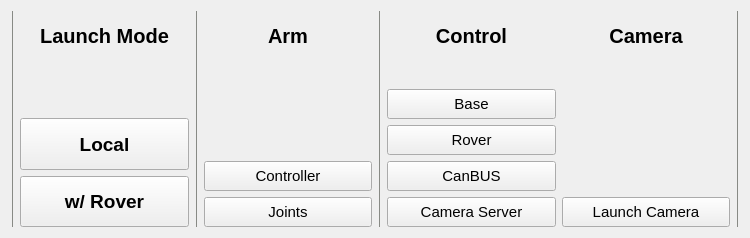
<?xml version="1.0" encoding="UTF-8"?>
<ui version="4.0">
 <class>Layout</class>
 <widget class="QWidget" name="Layout">
  <property name="windowModality">
   <enum>Qt::NonModal</enum>
  </property>
  <property name="enabled">
   <bool>true</bool>
  </property>
  <property name="geometry">
   <rect>
    <x>0</x>
    <y>0</y>
    <width>750</width>
    <height>238</height>
   </rect>
  </property>
  <property name="maximumSize">
   <size>
    <width>750</width>
    <height>238</height>
   </size>
  </property>
  <property name="font">
   <font>
    <pointsize>11</pointsize>
    <weight>50</weight>
    <bold>false</bold>
   </font>
  </property>
  <property name="contextMenuPolicy">
   <enum>Qt::DefaultContextMenu</enum>
  </property>
  <property name="acceptDrops">
   <bool>false</bool>
  </property>
  <property name="windowTitle">
   <string>Rovus Arm Gui</string>
  </property>
  <property name="styleSheet">
   <string notr="true"/>
  </property>
  <layout class="QGridLayout" name="gridLayout_2">
   <item row="0" column="0">
    <layout class="QVBoxLayout" name="verticalLayout_16">
     <item>
      <layout class="QHBoxLayout" name="horizontalLayout_6">
       <item>
        <widget class="Line" name="line_6">
         <property name="styleSheet">
          <string notr="true">color: rgb(136, 138, 133);</string>
         </property>
         <property name="frameShadow">
          <enum>QFrame::Plain</enum>
         </property>
         <property name="lineWidth">
          <number>1</number>
         </property>
         <property name="orientation">
          <enum>Qt::Vertical</enum>
         </property>
        </widget>
       </item>
       <item>
        <layout class="QGridLayout" name="gridLayout">
         <item row="0" column="3">
          <widget class="Line" name="line_2">
           <property name="styleSheet">
            <string notr="true">color: rgb(136, 138, 133);</string>
           </property>
           <property name="frameShadow">
            <enum>QFrame::Plain</enum>
           </property>
           <property name="lineWidth">
            <number>1</number>
           </property>
           <property name="orientation">
            <enum>Qt::Vertical</enum>
           </property>
          </widget>
         </item>
         <item row="0" column="1">
          <widget class="Line" name="line_5">
           <property name="styleSheet">
            <string notr="true">color: rgb(136, 138, 133);</string>
           </property>
           <property name="frameShadow">
            <enum>QFrame::Plain</enum>
           </property>
           <property name="lineWidth">
            <number>1</number>
           </property>
           <property name="orientation">
            <enum>Qt::Vertical</enum>
           </property>
          </widget>
         </item>
         <item row="0" column="7">
          <widget class="Line" name="line_4">
           <property name="styleSheet">
            <string notr="true">color: rgb(136, 138, 133);</string>
           </property>
           <property name="frameShadow">
            <enum>QFrame::Plain</enum>
           </property>
           <property name="lineWidth">
            <number>1</number>
           </property>
           <property name="orientation">
            <enum>Qt::Vertical</enum>
           </property>
          </widget>
         </item>
         <item row="0" column="2">
          <layout class="QHBoxLayout" name="horizontalLayout">
           <item>
            <layout class="QVBoxLayout" name="verticalLayout">
             <item>
              <layout class="QVBoxLayout" name="verticalLayout_2">
               <item>
                <widget class="QLabel" name="label">
                 <property name="sizePolicy">
                  <sizepolicy hsizetype="MinimumExpanding" vsizetype="MinimumExpanding">
                   <horstretch>0</horstretch>
                   <verstretch>0</verstretch>
                  </sizepolicy>
                 </property>
                 <property name="minimumSize">
                  <size>
                   <width>150</width>
                   <height>50</height>
                  </size>
                 </property>
                 <property name="maximumSize">
                  <size>
                   <width>16777215</width>
                   <height>50</height>
                  </size>
                 </property>
                 <property name="font">
                  <font>
                   <family>Ubuntu</family>
                   <pointsize>15</pointsize>
                   <weight>75</weight>
                   <bold>true</bold>
                  </font>
                 </property>
                 <property name="text">
                  <string>Arm</string>
                 </property>
                 <property name="textFormat">
                  <enum>Qt::AutoText</enum>
                 </property>
                 <property name="scaledContents">
                  <bool>false</bool>
                 </property>
                 <property name="alignment">
                  <set>Qt::AlignCenter</set>
                 </property>
                </widget>
               </item>
               <item>
                <spacer name="verticalSpacer">
                 <property name="orientation">
                  <enum>Qt::Vertical</enum>
                 </property>
                 <property name="sizeHint" stdset="0">
                  <size>
                   <width>20</width>
                   <height>40</height>
                  </size>
                 </property>
                </spacer>
               </item>
               <item>
                <widget class="QPushButton" name="pb_controller">
                 <property name="sizePolicy">
                  <sizepolicy hsizetype="Minimum" vsizetype="Fixed">
                   <horstretch>0</horstretch>
                   <verstretch>0</verstretch>
                  </sizepolicy>
                 </property>
                 <property name="minimumSize">
                  <size>
                   <width>0</width>
                   <height>30</height>
                  </size>
                 </property>
                 <property name="cursor">
                  <cursorShape>PointingHandCursor</cursorShape>
                 </property>
                 <property name="text">
                  <string>Controller</string>
                 </property>
                 <property name="iconSize">
                  <size>
                   <width>16</width>
                   <height>16</height>
                  </size>
                 </property>
                 <property name="checkable">
                  <bool>false</bool>
                 </property>
                 <property name="checked">
                  <bool>false</bool>
                 </property>
                 <property name="autoDefault">
                  <bool>false</bool>
                 </property>
                 <property name="default">
                  <bool>false</bool>
                 </property>
                 <property name="flat">
                  <bool>false</bool>
                 </property>
                </widget>
               </item>
               <item>
                <widget class="QPushButton" name="pb_joints">
                 <property name="sizePolicy">
                  <sizepolicy hsizetype="Minimum" vsizetype="Fixed">
                   <horstretch>0</horstretch>
                   <verstretch>0</verstretch>
                  </sizepolicy>
                 </property>
                 <property name="minimumSize">
                  <size>
                   <width>0</width>
                   <height>30</height>
                  </size>
                 </property>
                 <property name="cursor">
                  <cursorShape>PointingHandCursor</cursorShape>
                 </property>
                 <property name="text">
                  <string>Joints</string>
                 </property>
                 <property name="iconSize">
                  <size>
                   <width>16</width>
                   <height>16</height>
                  </size>
                 </property>
                 <property name="checkable">
                  <bool>false</bool>
                 </property>
                 <property name="checked">
                  <bool>false</bool>
                 </property>
                 <property name="autoDefault">
                  <bool>false</bool>
                 </property>
                 <property name="default">
                  <bool>false</bool>
                 </property>
                 <property name="flat">
                  <bool>false</bool>
                 </property>
                </widget>
               </item>
              </layout>
             </item>
            </layout>
           </item>
          </layout>
         </item>
         <item row="0" column="0">
          <layout class="QHBoxLayout" name="horizontalLayout_5">
           <item>
            <layout class="QVBoxLayout" name="verticalLayout_13">
             <item>
              <layout class="QVBoxLayout" name="verticalLayout_14">
               <item>
                <widget class="QLabel" name="label_9">
                 <property name="sizePolicy">
                  <sizepolicy hsizetype="MinimumExpanding" vsizetype="MinimumExpanding">
                   <horstretch>0</horstretch>
                   <verstretch>0</verstretch>
                  </sizepolicy>
                 </property>
                 <property name="minimumSize">
                  <size>
                   <width>150</width>
                   <height>50</height>
                  </size>
                 </property>
                 <property name="maximumSize">
                  <size>
                   <width>16777215</width>
                   <height>50</height>
                  </size>
                 </property>
                 <property name="font">
                  <font>
                   <family>Ubuntu</family>
                   <pointsize>15</pointsize>
                   <weight>75</weight>
                   <bold>true</bold>
                  </font>
                 </property>
                 <property name="text">
                  <string>Launch Mode</string>
                 </property>
                 <property name="textFormat">
                  <enum>Qt::AutoText</enum>
                 </property>
                 <property name="scaledContents">
                  <bool>false</bool>
                 </property>
                 <property name="alignment">
                  <set>Qt::AlignCenter</set>
                 </property>
                </widget>
               </item>
               <item>
                <spacer name="verticalSpacer_7">
                 <property name="orientation">
                  <enum>Qt::Vertical</enum>
                 </property>
                 <property name="sizeHint" stdset="0">
                  <size>
                   <width>20</width>
                   <height>40</height>
                  </size>
                 </property>
                </spacer>
               </item>
               <item>
                <widget class="QPushButton" name="pb_local_true">
                 <property name="sizePolicy">
                  <sizepolicy hsizetype="Minimum" vsizetype="Expanding">
                   <horstretch>0</horstretch>
                   <verstretch>0</verstretch>
                  </sizepolicy>
                 </property>
                 <property name="minimumSize">
                  <size>
                   <width>0</width>
                   <height>30</height>
                  </size>
                 </property>
                 <property name="font">
                  <font>
                   <pointsize>14</pointsize>
                   <weight>75</weight>
                   <italic>false</italic>
                   <bold>true</bold>
                   <underline>false</underline>
                   <strikeout>false</strikeout>
                  </font>
                 </property>
                 <property name="cursor">
                  <cursorShape>PointingHandCursor</cursorShape>
                 </property>
                 <property name="text">
                  <string>Local</string>
                 </property>
                 <property name="iconSize">
                  <size>
                   <width>16</width>
                   <height>16</height>
                  </size>
                 </property>
                 <property name="checkable">
                  <bool>false</bool>
                 </property>
                 <property name="checked">
                  <bool>false</bool>
                 </property>
                 <property name="autoDefault">
                  <bool>false</bool>
                 </property>
                 <property name="default">
                  <bool>false</bool>
                 </property>
                 <property name="flat">
                  <bool>false</bool>
                 </property>
                </widget>
               </item>
               <item>
                <widget class="QPushButton" name="pb_local_false">
                 <property name="sizePolicy">
                  <sizepolicy hsizetype="Minimum" vsizetype="Expanding">
                   <horstretch>0</horstretch>
                   <verstretch>0</verstretch>
                  </sizepolicy>
                 </property>
                 <property name="minimumSize">
                  <size>
                   <width>0</width>
                   <height>30</height>
                  </size>
                 </property>
                 <property name="font">
                  <font>
                   <pointsize>14</pointsize>
                   <weight>75</weight>
                   <bold>true</bold>
                  </font>
                 </property>
                 <property name="cursor">
                  <cursorShape>PointingHandCursor</cursorShape>
                 </property>
                 <property name="text">
                  <string>w/ Rover</string>
                 </property>
                 <property name="iconSize">
                  <size>
                   <width>16</width>
                   <height>16</height>
                  </size>
                 </property>
                 <property name="checkable">
                  <bool>false</bool>
                 </property>
                 <property name="checked">
                  <bool>false</bool>
                 </property>
                 <property name="autoDefault">
                  <bool>false</bool>
                 </property>
                 <property name="default">
                  <bool>false</bool>
                 </property>
                 <property name="flat">
                  <bool>false</bool>
                 </property>
                </widget>
               </item>
              </layout>
             </item>
            </layout>
           </item>
          </layout>
         </item>
         <item row="0" column="4">
          <layout class="QHBoxLayout" name="horizontalLayout_4">
           <item>
            <layout class="QVBoxLayout" name="verticalLayout_11">
             <item>
              <layout class="QVBoxLayout" name="verticalLayout_12">
               <item>
                <widget class="QLabel" name="label_8">
                 <property name="sizePolicy">
                  <sizepolicy hsizetype="MinimumExpanding" vsizetype="MinimumExpanding">
                   <horstretch>0</horstretch>
                   <verstretch>0</verstretch>
                  </sizepolicy>
                 </property>
                 <property name="minimumSize">
                  <size>
                   <width>150</width>
                   <height>50</height>
                  </size>
                 </property>
                 <property name="maximumSize">
                  <size>
                   <width>16777215</width>
                   <height>50</height>
                  </size>
                 </property>
                 <property name="font">
                  <font>
                   <family>Ubuntu</family>
                   <pointsize>15</pointsize>
                   <weight>75</weight>
                   <bold>true</bold>
                  </font>
                 </property>
                 <property name="text">
                  <string>Control</string>
                 </property>
                 <property name="textFormat">
                  <enum>Qt::AutoText</enum>
                 </property>
                 <property name="scaledContents">
                  <bool>false</bool>
                 </property>
                 <property name="alignment">
                  <set>Qt::AlignCenter</set>
                 </property>
                </widget>
               </item>
               <item>
                <spacer name="verticalSpacer_6">
                 <property name="orientation">
                  <enum>Qt::Vertical</enum>
                 </property>
                 <property name="sizeHint" stdset="0">
                  <size>
                   <width>20</width>
                   <height>40</height>
                  </size>
                 </property>
                </spacer>
               </item>
               <item>
                <widget class="QPushButton" name="pb_base">
                 <property name="sizePolicy">
                  <sizepolicy hsizetype="Minimum" vsizetype="Fixed">
                   <horstretch>0</horstretch>
                   <verstretch>0</verstretch>
                  </sizepolicy>
                 </property>
                 <property name="minimumSize">
                  <size>
                   <width>0</width>
                   <height>30</height>
                  </size>
                 </property>
                 <property name="cursor">
                  <cursorShape>PointingHandCursor</cursorShape>
                 </property>
                 <property name="text">
                  <string>Base</string>
                 </property>
                 <property name="iconSize">
                  <size>
                   <width>16</width>
                   <height>16</height>
                  </size>
                 </property>
                 <property name="checkable">
                  <bool>false</bool>
                 </property>
                 <property name="checked">
                  <bool>false</bool>
                 </property>
                 <property name="autoDefault">
                  <bool>false</bool>
                 </property>
                 <property name="default">
                  <bool>false</bool>
                 </property>
                 <property name="flat">
                  <bool>false</bool>
                 </property>
                </widget>
               </item>
               <item>
                <widget class="QPushButton" name="pb_rover">
                 <property name="enabled">
                  <bool>true</bool>
                 </property>
                 <property name="sizePolicy">
                  <sizepolicy hsizetype="Minimum" vsizetype="Fixed">
                   <horstretch>0</horstretch>
                   <verstretch>0</verstretch>
                  </sizepolicy>
                 </property>
                 <property name="minimumSize">
                  <size>
                   <width>0</width>
                   <height>30</height>
                  </size>
                 </property>
                 <property name="cursor">
                  <cursorShape>PointingHandCursor</cursorShape>
                 </property>
                 <property name="text">
                  <string>Rover</string>
                 </property>
                 <property name="iconSize">
                  <size>
                   <width>16</width>
                   <height>16</height>
                  </size>
                 </property>
                 <property name="checkable">
                  <bool>false</bool>
                 </property>
                 <property name="checked">
                  <bool>false</bool>
                 </property>
                 <property name="autoDefault">
                  <bool>false</bool>
                 </property>
                 <property name="default">
                  <bool>false</bool>
                 </property>
                 <property name="flat">
                  <bool>false</bool>
                 </property>
                </widget>
               </item>
               <item>
                <widget class="QPushButton" name="pb_can">
                 <property name="sizePolicy">
                  <sizepolicy hsizetype="Minimum" vsizetype="Fixed">
                   <horstretch>0</horstretch>
                   <verstretch>0</verstretch>
                  </sizepolicy>
                 </property>
                 <property name="minimumSize">
                  <size>
                   <width>0</width>
                   <height>30</height>
                  </size>
                 </property>
                 <property name="cursor">
                  <cursorShape>PointingHandCursor</cursorShape>
                 </property>
                 <property name="text">
                  <string>CanBUS</string>
                 </property>
                 <property name="iconSize">
                  <size>
                   <width>16</width>
                   <height>16</height>
                  </size>
                 </property>
                 <property name="checkable">
                  <bool>false</bool>
                 </property>
                 <property name="checked">
                  <bool>false</bool>
                 </property>
                 <property name="autoDefault">
                  <bool>false</bool>
                 </property>
                 <property name="default">
                  <bool>false</bool>
                 </property>
                 <property name="flat">
                  <bool>false</bool>
                 </property>
                </widget>
               </item>
               <item>
                <widget class="QPushButton" name="pb_panorama_server">
                 <property name="sizePolicy">
                  <sizepolicy hsizetype="Minimum" vsizetype="Fixed">
                   <horstretch>0</horstretch>
                   <verstretch>0</verstretch>
                  </sizepolicy>
                 </property>
                 <property name="minimumSize">
                  <size>
                   <width>0</width>
                   <height>30</height>
                  </size>
                 </property>
                 <property name="cursor">
                  <cursorShape>PointingHandCursor</cursorShape>
                 </property>
                 <property name="text">
                  <string>Camera Server</string>
                 </property>
                 <property name="iconSize">
                  <size>
                   <width>16</width>
                   <height>16</height>
                  </size>
                 </property>
                 <property name="checkable">
                  <bool>false</bool>
                 </property>
                 <property name="checked">
                  <bool>false</bool>
                 </property>
                 <property name="autoDefault">
                  <bool>false</bool>
                 </property>
                 <property name="default">
                  <bool>false</bool>
                 </property>
                 <property name="flat">
                  <bool>false</bool>
                 </property>
                </widget>
               </item>
              </layout>
             </item>
            </layout>
           </item>
          </layout>
         </item>
         <item row="0" column="6">
          <layout class="QHBoxLayout" name="horizontalLayout_2">
           <item>
            <layout class="QVBoxLayout" name="verticalLayout_3">
             <item>
              <layout class="QVBoxLayout" name="verticalLayout_4">
               <item>
                <widget class="QLabel" name="label_2">
                 <property name="sizePolicy">
                  <sizepolicy hsizetype="MinimumExpanding" vsizetype="MinimumExpanding">
                   <horstretch>0</horstretch>
                   <verstretch>0</verstretch>
                  </sizepolicy>
                 </property>
                 <property name="minimumSize">
                  <size>
                   <width>150</width>
                   <height>50</height>
                  </size>
                 </property>
                 <property name="maximumSize">
                  <size>
                   <width>16777215</width>
                   <height>50</height>
                  </size>
                 </property>
                 <property name="font">
                  <font>
                   <family>Ubuntu</family>
                   <pointsize>15</pointsize>
                   <weight>75</weight>
                   <bold>true</bold>
                  </font>
                 </property>
                 <property name="text">
                  <string>Camera</string>
                 </property>
                 <property name="textFormat">
                  <enum>Qt::AutoText</enum>
                 </property>
                 <property name="scaledContents">
                  <bool>false</bool>
                 </property>
                 <property name="alignment">
                  <set>Qt::AlignCenter</set>
                 </property>
                </widget>
               </item>
               <item>
                <spacer name="verticalSpacer_2">
                 <property name="orientation">
                  <enum>Qt::Vertical</enum>
                 </property>
                 <property name="sizeHint" stdset="0">
                  <size>
                   <width>20</width>
                   <height>40</height>
                  </size>
                 </property>
                </spacer>
               </item>
               <item>
                <widget class="QPushButton" name="pb_launch_cam">
                 <property name="sizePolicy">
                  <sizepolicy hsizetype="Minimum" vsizetype="Fixed">
                   <horstretch>0</horstretch>
                   <verstretch>0</verstretch>
                  </sizepolicy>
                 </property>
                 <property name="minimumSize">
                  <size>
                   <width>0</width>
                   <height>30</height>
                  </size>
                 </property>
                 <property name="cursor">
                  <cursorShape>PointingHandCursor</cursorShape>
                 </property>
                 <property name="text">
                  <string>Launch Camera</string>
                 </property>
                 <property name="iconSize">
                  <size>
                   <width>16</width>
                   <height>16</height>
                  </size>
                 </property>
                 <property name="checkable">
                  <bool>false</bool>
                 </property>
                 <property name="checked">
                  <bool>false</bool>
                 </property>
                 <property name="autoDefault">
                  <bool>false</bool>
                 </property>
                 <property name="default">
                  <bool>false</bool>
                 </property>
                 <property name="flat">
                  <bool>false</bool>
                 </property>
                </widget>
               </item>
              </layout>
             </item>
            </layout>
           </item>
          </layout>
         </item>
        </layout>
       </item>
      </layout>
     </item>
    </layout>
   </item>
  </layout>
 </widget>
 <resources/>
 <connections/>
</ui>
